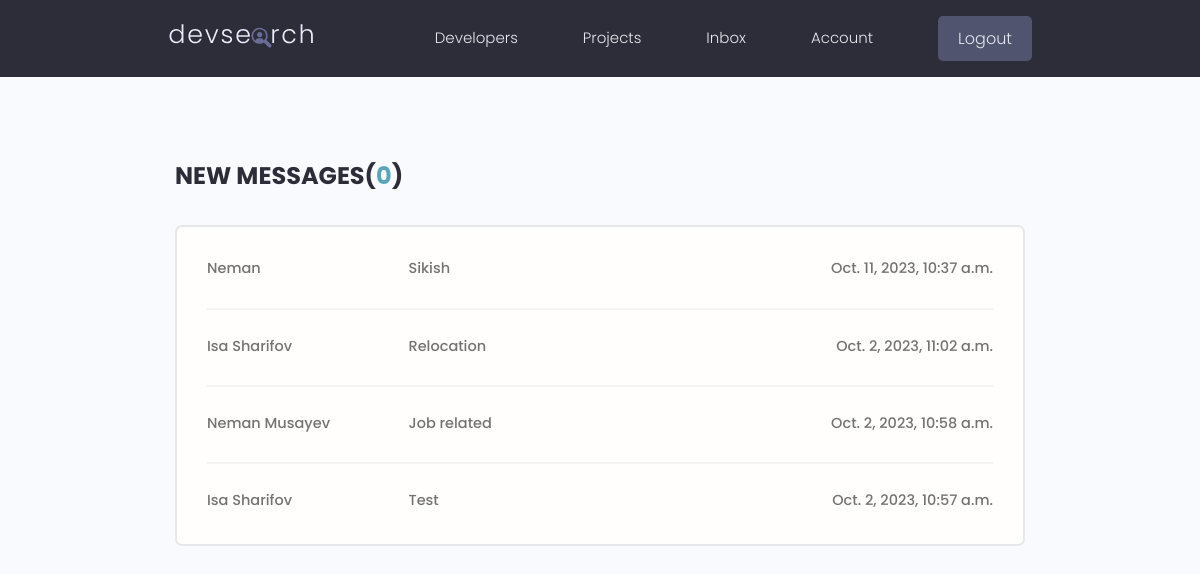
Page /inbox/ (signed in) on the earlier database version.
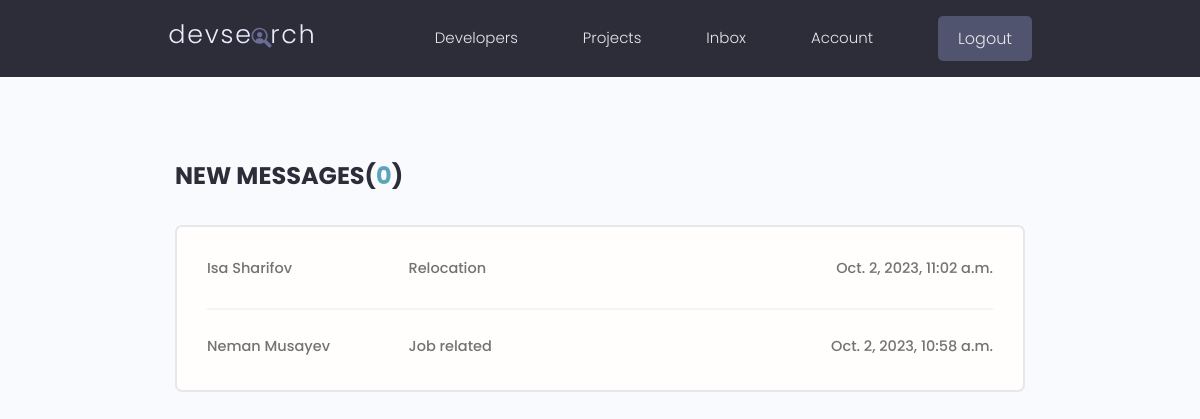
Same page on the later database version.
### users/models.py (models this page shows, shortened)
class Message(models.Model):
    sender = models.ForeignKey(Profile, on_delete=models.SET_NULL, null=True, blank=True)
    recipient = models.ForeignKey(Profile, on_delete=models.SET_NULL, null=True, blank=True, related_name="messages")
    name = models.CharField(max_length=200, null=True, blank=True)
    email = models.EmailField(max_length=200, null=True, blank=True)
    subject = models.CharField(max_length=200, null=True, blank=True)
    body = models.TextField()
    is_read = models.BooleanField(default=False)
    message_read_date = models.DateTimeField(null=True, blank=True)
    created = models.DateTimeField(auto_now_add=True, null=True, blank=True)
    id = models.UUIDField(default=uuid.uuid4, unique=True, primary_key=True, editable=False)
    class Meta:
        ordering = ['is_read', '-created']

### users/views.py (the view)
# urls.py: path('inbox/', views.inbox, name="inbox"),
@login_required(login_url='login')
def inbox(request):
    profile = request.user.profile
    messageRequests = profile.messages.all()
    unreadCount = messageRequests.filter(is_read=False).count()
    context = {'messageRequests':messageRequests, 'unreadCount':unreadCount}
    return render(request, 'users/inbox.html', context=context)

### users/templates/users/inbox.html
{% extends "main.html" %}
{% block content %}
  <main class="inbox my-xl">
    <div class="content-box">
      <h3 class="inbox__title">New Messages(<span>{{unreadCount}}</span>)</h3>
      <ul class="messages">
        {% for message in messageRequests %}
          {% if message.is_read == False %}
            <li class="message message--unread">
          {% else %}
            <li class="message">
          {% endif %}
              <a href="{% url 'message' message.id %}">
                <span class="message__author">{{message.name}}</span>
                <span class="message__subject">{{message.subject}}</span>
                <span class="message__date">{{message.created}}</span>
              </a>
            </li>
        {% endfor %}
      </ul>
    </div>
  </main>
{% endblock content %}

Differences in the rows shown:
removed Message: name "Neman", subject "Sikish", created "Oct. 11, 2023, 10:37 a.m."
removed Message: name "Isa Sharifov", subject "Test", created "Oct. 2, 2023, 10:57 a.m."
